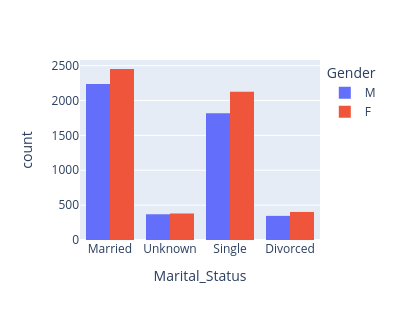

Notebook source saved alongside this figure:
### Markdown cell above
Another way to color the markers/bars would be according to a variable. To do so, we use the color argument inside the graphic function call and pass a variable name from the dataframe. Note that the hover information now yields information on the split data. \
The ```barmode=``` argument specifies, how the differently colored bars should be displayed. Stacked bars are the default option, ```'group'``` sets the bars next to one another.

### Code cell
fig = px.histogram(credit_cards, x='Marital_Status', color='Gender', barmode='group', width=400, height=320)
fig.show()

### Figure 1 — Plotly figure (JSON) as saved in the notebook; plotly's stock layout.template omitted (floating-point values rounded to 4 significant figures; data arrays with more than 128 entries replaced by an {"elided": "..."} marker saying what was removed)
{"data": [{"alignmentgroup": "True", "bingroup": "x", "hovertemplate": "Gender=M<br>Marital_Status=%{x}<br>count=%{y}<extra></extra>", "legendgroup": "M", "marker": {"color": "#636efa", "pattern": {"shape": ""}}, "name": "M", "offsetgroup": "M", "orientation": "v", "showlegend": true, "type": "histogram", "x": {"elided": "4769 str values"}, "xaxis": "x", "yaxis": "y"}, {"alignmentgroup": "True", "bingroup": "x", "hovertemplate": "Gender=F<br>Marital_Status=%{x}<br>count=%{y}<extra></extra>", "legendgroup": "F", "marker": {"color": "#EF553B", "pattern": {"shape": ""}}, "name": "F", "offsetgroup": "F", "orientation": "v", "showlegend": true, "type": "histogram", "x": {"elided": "5358 str values"}, "xaxis": "x", "yaxis": "y"}], "layout": {"barmode": "group", "height": 320, "legend": {"title": {"text": "Gender"}, "tracegroupgap": 0}, "margin": {"t": 60}, "width": 400, "xaxis": {"anchor": "y", "domain": [0, 1], "title": {"text": "Marital_Status"}}, "yaxis": {"anchor": "x", "domain": [0, 1], "title": {"text": "count"}}}}
